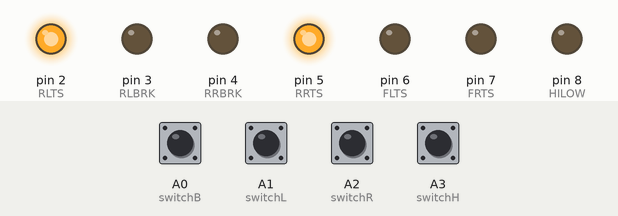
This sketch was run on a simulated Arduino Nano, built with avr-gcc and run on an emulated ATmega328P. Shown: output pins drawn as LEDs (lit = HIGH). Dashed ring = blinking. The inputs (shaded band) are chosen by the test bench; at power-on: A0 (switchB), A1 (switchL), A2 (switchR), A3 (switchH) HIGH.

Above: at 1.2 s.
1.3 s: A1 (switchL) pulled LOW for 0.15 s
At 2.12 s:
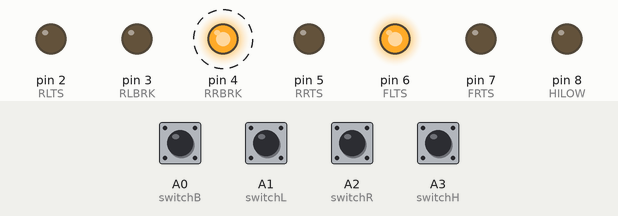
4.3 s: A0 (switchB) pulled LOW for 0.15 s
7.3 s: A3 (switchH) pulled LOW for 0.15 s
At 8.38 s:
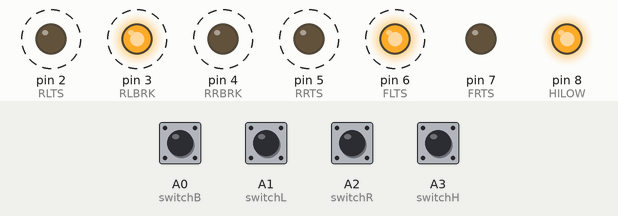
10.3 s: A2 (switchR) pulled LOW for 0.15 s
At 11.2 s:
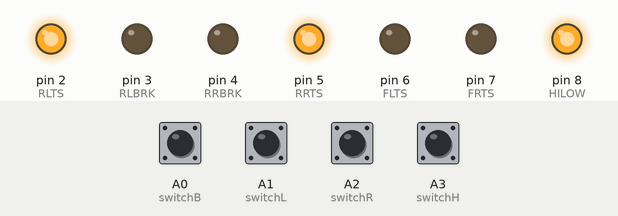
11.9 s: A0 (switchB) pulled LOW for 1 s
At 12.15 s:
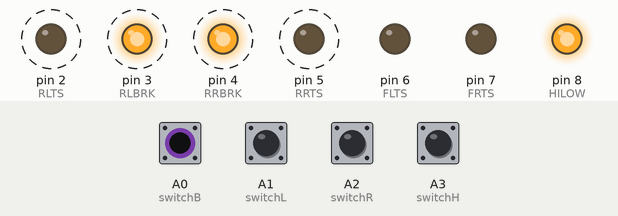
14.9 s: A2 (switchR) pulled LOW for 1 s
At 15.39 s:
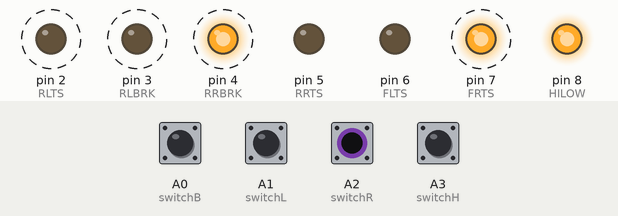
Timing chart, 0 to 21.0 s (numbered marks = the images above; inputs shaded):
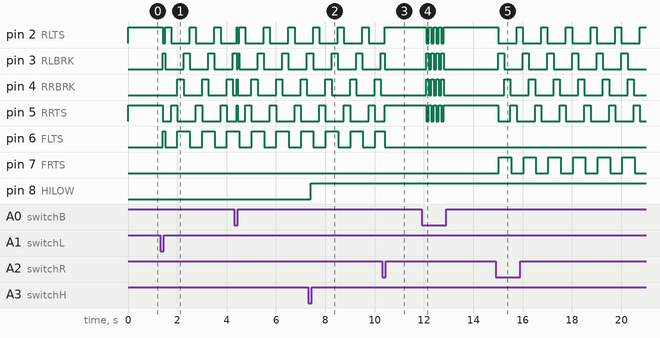

Measured:
- after the input at 1.3 s, pin 2 (RLTS): HIGH → LOW after 0.10 s, then repeats every 1.0 s: HIGH 0.25 s, LOW 0.75 s; pin 3 (RLBRK): LOW → HIGH after 0.10 s, then repeats every 1.0 s: LOW 0.75 s, HIGH 0.25 s
- after the input at 7.3 s, pin 8 (HILOW): LOW → HIGH after 0.10 s
- after the input at 10.3 s, pin 4 (RRBRK): stays LOW (without the input it goes to HIGH after 0.70 s)
- after the input at 11.9 s, pin 2 (RLTS), pin 5 (RRTS): alternates HIGH for 0.10 s and LOW for 0.10 s, 8 changes in all, then stays HIGH, starting after 0.20 s; pin 3 (RLBRK), pin 4 (RRBRK): alternates HIGH for 0.10 s and LOW for 0.10 s, 8 changes in all, then stays LOW, starting after 0.20 s
- after the input at 14.9 s, pin 2 (RLTS), pin 3 (RLBRK): alternates HIGH for 0.25 s and LOW for 0.75 s, starting after 0.10 s

The sketch:

Bike_lights_v3b.ino
```cpp
/* Matt McGuire
   Compiles for Arduino Nano ATmega328p
   ATMEGA 328 (5v 16MHz)

   Inital build 4/12/2017 for  79 Suzuki GS550 project
   6/1/2016 increased button timeout on bounce
   6/18/2018 rework for new hardware (v3a)
*/
#include<avr/wdt.h>

#define switchB A0  //Brake input, solid input, mom push button
#define switchL A1  //left turn signal, mom push button, activate on 'up'
#define switchR A2  //Right turn signal, mom push button, activate on 'up'
#define switchH A3  //Headlight beam select, mom push button, activate on 'up'
#define RLTS    2   //rear left turn signal (outer ring)
#define RLBRK   3   //rear left Brake light (inner ring)
#define RRBRK   4   //rear right Brake light (inner ring)
#define RRTS    5   //rear right turn signal (outer ring)
#define FLTS    6   //front left turn signal
#define FRTS    7   //front right turn signal
#define HILOW   8   //high / low selector for headlight beam

#define _on LOW             //low state is on in this case, because using PNP transistors to do the heavy lifting
#define _off HIGH           //high state is a floating voltage, so it's off
#define _blinktime 500      //how quickly to blink for the turn signals (1/2 second)
#define _timeout 180000     //how long to blink for turn signals (ms ==1000ms*60sec) *3min max
#define _flshCntrMax 10     //maximum ammount of flashes the Brake light will do before being solid
#define _flshSleapTime 100  //how long to wait in milliseconds between flashes on the Brake light
#define _scrollTime 250     //how long between shifting the scrolling turnsignal

enum {
  none,
  left,
  right
} currTS; //what the current turn signal is doing


void setup() {
  pinMode(A0,INPUT);
  pinMode(A1,INPUT);
  pinMode(A2,INPUT);
  pinMode(A3,INPUT);
  digitalWrite(A0,HIGH);
  digitalWrite(A1,HIGH);
  digitalWrite(A2,HIGH);
  digitalWrite(A3,HIGH);

  for (int i = 2; i < 9; i++) { //outputs starting off low, keeps the lights off
    pinMode(i, OUTPUT);
    digitalWrite(i, LOW);
  }

  watchdogsetup();
}

//=====================================================
//sets up the watchdog for a 1 second timeout
//=====================================================
void watchdogsetup(){
  cli();
  wdt_reset();

  /*
  WDTSCR configureation
  7 WDIF -interrupt flag (auto flagged)
  6 WDIE -Interrupt enable
  5 WDP3
  4 WDCE -safty enable config mode
  3 WDE -reset enable
  2 WDP2
  1 WDP1
  0 WDP0
  */
  //enter watchdog config mode
  WDTCSR |=B00011000;
  //set watchdog to 1 second
  WDTCSR = B01001110;

  sei();
}

//=====================================================
//see if this is an ontime or off time for the blinker
//=====================================================
int isBlinkTime(unsigned long curr){
  static unsigned long fut_time;
  static int ison;
   if (curr > fut_time) {
    ison = !ison;
    fut_time = curr+_blinktime;
  }
  return(ison ? _off : _on);
}

//=====================================================
//check for the cancelation of turnsignals
//=====================================================
void CheckTurnSignals(unsigned long curr, bool L, bool R){
  static unsigned long fut_time;
  if (curr >= fut_time) {
    currTS = none;
  }

  if (L || R) {
    if (currTS == none) {
      //the turn signal needs to start
      //and run for a max of 3 minutes
      fut_time = curr + _timeout;
      currTS = L ? left : right;
    } else {
      //the turn signal is being canceled, because of a
      //secondary push to either button
      currTS = none;
    }
  }
}

//=====================================================
//switch state for the Brake flashing
//=====================================================
bool isBrakeFlashTime(unsigned long curr, bool B,int *state){
  static unsigned long fut_time;
  static int flshcntr;
  static int flserstate;

  if (curr >=fut_time){
    flserstate = !flserstate;
    if(B && flserstate)flshcntr++;
    fut_time=curr+_flshSleapTime;
  }

  *state = flserstate;

  if (!B)
    flshcntr = 0; //no Brake, reset the counter
  else if(flshcntr <= _flshCntrMax)
    return true; //has Brake and still has flashes

  return false; //fall though, not in flash
}

//=====================================================
//this is for animating a scrolling turn signal, on
//the rear Brake
//=====================================================
byte updateRearTurnBits(unsigned long curr){
  static unsigned long fut_time;
  static byte scrcnt;
  static byte leftscroll;
  static byte rightscroll;
  if(curr>=fut_time){
    fut_time = curr+_scrollTime;
    scrcnt =++scrcnt % 4;
    leftscroll = (leftscroll<<1) | (!scrcnt & 1);
    rightscroll = (rightscroll >>1) | (!scrcnt<<7);
  }
  if(currTS == left)
    return leftscroll;//scroll from right to left
  else
    return rightscroll; //scroll from left to right
}

void loop() {
  //====reset the watchdog on each loop===
  wdt_reset();


  //=====Get the statuses=====
  bool B = isBrake();
  bool L = isLeftTurn();
  bool R = isRightTurn();
  setHiLowBeam();

  //====update the timers====
  unsigned long curr = millis();
  int blnk = isBlinkTime(curr);
  int rearflashstate;
  bool brkflsh = isBrakeFlashTime(curr,B,&rearflashstate);
  byte rtb = updateRearTurnBits(curr);
  CheckTurnSignals(curr,L,R);


  //---------------------------------------------------
  //update the led outputs
  if (B && currTS == none) { //back lights should flash with Brake only
    digitalWrite(FLTS, LOW);
    digitalWrite(FRTS, LOW);
    if (brkflsh) {
      //flash between outer ring and inner ring
      digitalWrite(RLTS, rearflashstate);
      digitalWrite(RRTS, rearflashstate);
      digitalWrite(RLBRK, !rearflashstate);
      digitalWrite(RRBRK, !rearflashstate);
    } else {
      //all rear lights on solid
      digitalWrite(RLTS, HIGH);
      digitalWrite(RRTS, HIGH);
      digitalWrite(RLBRK, HIGH);
      digitalWrite(RRBRK, HIGH);
    }
  } else if (B && currTS == left) { //right Brake on solid, left flashes
    digitalWrite(FLTS, blnk);
    digitalWrite(FRTS, LOW);
    digitalWrite(RLTS, blnk);
    digitalWrite(RRTS, HIGH);
    digitalWrite(RLBRK, LOW);
    digitalWrite(RRBRK, HIGH);
  } else if (B && currTS == right) { //left Brake on solid, right flashes
    digitalWrite(FLTS, LOW);
    digitalWrite(FRTS, blnk);
    digitalWrite(RLTS, HIGH);
    digitalWrite(RRTS, blnk);
    digitalWrite(RLBRK, HIGH);
    digitalWrite(RRBRK, LOW);
  } else if (!B && currTS == left) { //left flashes, no Brake
    digitalWrite(FLTS, blnk);
    digitalWrite(FRTS, LOW);
//    digitalWrite(RLTS, blnk);
//    digitalWrite(RRTS, LOW);
//    digitalWrite(RLBRK, LOW);
//    digitalWrite(RRBRK, HIGH);
    digitalWrite(RLTS,(rtb & 8));
    digitalWrite(RLBRK, (rtb & 4));
    digitalWrite(RRBRK, (rtb & 2));
    digitalWrite(RRTS, (rtb & 1));
  } else if (!B && currTS == right) { //right flashes, no Brake
    digitalWrite(FLTS, LOW);
    digitalWrite(FRTS, blnk);
//    digitalWrite(RLTS, LOW);
//    digitalWrite(RRTS, blnk);
//    digitalWrite(RLBRK, HIGH);
//    digitalWrite(RRBRK, LOW);
    digitalWrite(RLTS,(rtb & 8));
    digitalWrite(RLBRK, (rtb & 4));
    digitalWrite(RRBRK, (rtb & 2));
    digitalWrite(RRTS, (rtb & 1));
  } else { //no Brake or turn signals, rear outer ring stay on as marker signals
    digitalWrite(FLTS, LOW);
    digitalWrite(FRTS, LOW);
    digitalWrite(RLTS, HIGH);
    digitalWrite(RRTS, HIGH);
    digitalWrite(RLBRK, LOW);
    digitalWrite(RRBRK, LOW);
  }
}

/*------------------------------------------------------------------
  returns if the Brake switch(es) are currently on
  -------------------------------------------------------------------*/
bool isBrake() {
  static long lasttm;
  static int last;
  int state = digitalRead(switchB);
  bool ret = false;

  if (last != state) {
    lasttm = millis();
    last = state;
  }

  if ((millis() - lasttm) > 100) {
    ret = last == _on;
  }

  return ret;
}


/*------------------------------------------------------------------
  only returns true on the release of the left turn signal button
  -------------------------------------------------------------------*/
bool isLeftTurn() {
  static long lasttm;
  static int last;
  static bool triggered;
  int state = digitalRead(switchL);
  bool ret = false;

  if (last != state) {
    lasttm = millis();
    last = state;
    triggered = true;
  }

  if ((millis() - lasttm) > 100 && triggered) {
    ret = last == _on;
    triggered = false;
  }
  return ret;
}


/*------------------------------------------------------------------
  only returns true on the release of the right turn signal button
  -------------------------------------------------------------------*/
bool isRightTurn() {
  static long lasttm;
  static int last;
  static bool triggered;
  int state = digitalRead(switchR);
  bool ret = false;

  if (last != state) {
    lasttm = millis();
    last = state;
    triggered = true;
  }

  if ((millis() - lasttm) > 100 && triggered) {
    ret = last == _on ? true : false;
    triggered = false;
  }
  return ret;
}

/*------------------------------------------------------------------
  will only change the hi/low beam on the release of the button
  -------------------------------------------------------------------*/
void setHiLowBeam() {
  static long lasttm;
  static int last;
  static bool triggered;

  int state = digitalRead(switchH);


  if (last != state ) {
    lasttm = millis();
    last = state;
    triggered = true;
  }

  if ((millis() - lasttm) > 100 && triggered && last==_on) {
      //Serial.println("alive");
    digitalWrite(HILOW, digitalRead(HILOW) == LOW ? HIGH : LOW);
    triggered = false;
  }
}
```
